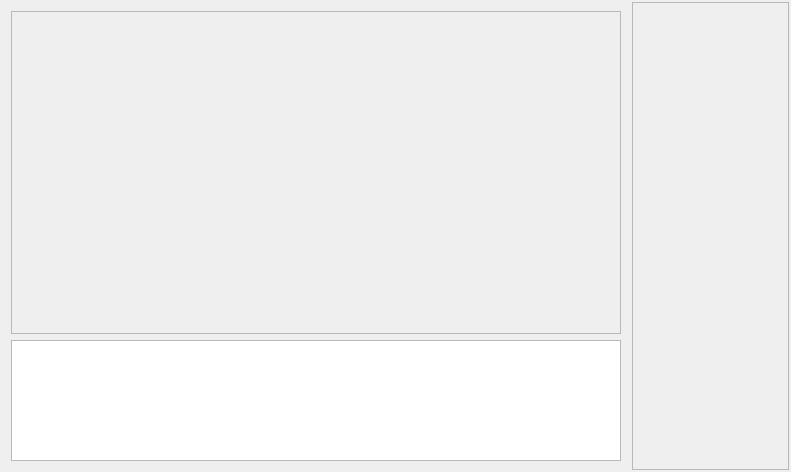
<?xml version="1.0" encoding="UTF-8"?>
<ui version="4.0">
 <class>innerwindow</class>
 <widget class="QWidget" name="innerwindow">
  <property name="geometry">
   <rect>
    <x>0</x>
    <y>0</y>
    <width>791</width>
    <height>472</height>
   </rect>
  </property>
  <property name="windowTitle">
   <string>Form</string>
  </property>
  <property name="styleSheet">
   <string notr="true"/>
  </property>
  <layout class="QHBoxLayout" name="horizontalLayout">
   <property name="spacing">
    <number>2</number>
   </property>
   <property name="leftMargin">
    <number>2</number>
   </property>
   <property name="topMargin">
    <number>2</number>
   </property>
   <property name="rightMargin">
    <number>2</number>
   </property>
   <property name="bottomMargin">
    <number>2</number>
   </property>
   <item>
    <widget class="QFrame" name="verticalFrame">
     <property name="sizePolicy">
      <sizepolicy hsizetype="Preferred" vsizetype="Preferred">
       <horstretch>8</horstretch>
       <verstretch>1</verstretch>
      </sizepolicy>
     </property>
     <layout class="QVBoxLayout" name="verticalLayout_4">
      <item>
       <widget class="QFrame" name="framework">
        <property name="sizePolicy">
         <sizepolicy hsizetype="Expanding" vsizetype="Expanding">
          <horstretch>8</horstretch>
          <verstretch>8</verstretch>
         </sizepolicy>
        </property>
        <property name="styleSheet">
         <string notr="true"/>
        </property>
        <property name="frameShape">
         <enum>QFrame::StyledPanel</enum>
        </property>
        <property name="frameShadow">
         <enum>QFrame::Raised</enum>
        </property>
        <layout class="QHBoxLayout" name="horizontalLayout_2">
         <property name="spacing">
          <number>2</number>
         </property>
         <property name="sizeConstraint">
          <enum>QLayout::SetDefaultConstraint</enum>
         </property>
         <property name="leftMargin">
          <number>2</number>
         </property>
         <property name="topMargin">
          <number>2</number>
         </property>
         <property name="rightMargin">
          <number>2</number>
         </property>
         <property name="bottomMargin">
          <number>2</number>
         </property>
        </layout>
       </widget>
      </item>
      <item>
       <widget class="QPlainTextEdit" name="infotext">
        <property name="enabled">
         <bool>true</bool>
        </property>
        <property name="sizePolicy">
         <sizepolicy hsizetype="Expanding" vsizetype="Expanding">
          <horstretch>1</horstretch>
          <verstretch>3</verstretch>
         </sizepolicy>
        </property>
        <property name="acceptDrops">
         <bool>false</bool>
        </property>
        <property name="sizeAdjustPolicy">
         <enum>QAbstractScrollArea::AdjustIgnored</enum>
        </property>
        <property name="readOnly">
         <bool>true</bool>
        </property>
       </widget>
      </item>
     </layout>
    </widget>
   </item>
   <item>
    <widget class="QFrame" name="framelist">
     <property name="sizePolicy">
      <sizepolicy hsizetype="Preferred" vsizetype="Preferred">
       <horstretch>2</horstretch>
       <verstretch>4</verstretch>
      </sizepolicy>
     </property>
     <property name="styleSheet">
      <string notr="true"/>
     </property>
     <property name="frameShape">
      <enum>QFrame::StyledPanel</enum>
     </property>
     <property name="frameShadow">
      <enum>QFrame::Raised</enum>
     </property>
     <layout class="QGridLayout" name="gridLayout_2" rowstretch="0">
      <property name="leftMargin">
       <number>2</number>
      </property>
      <property name="topMargin">
       <number>2</number>
      </property>
      <property name="rightMargin">
       <number>2</number>
      </property>
      <property name="bottomMargin">
       <number>2</number>
      </property>
      <property name="spacing">
       <number>2</number>
      </property>
     </layout>
    </widget>
   </item>
  </layout>
 </widget>
 <resources/>
 <connections/>
</ui>
